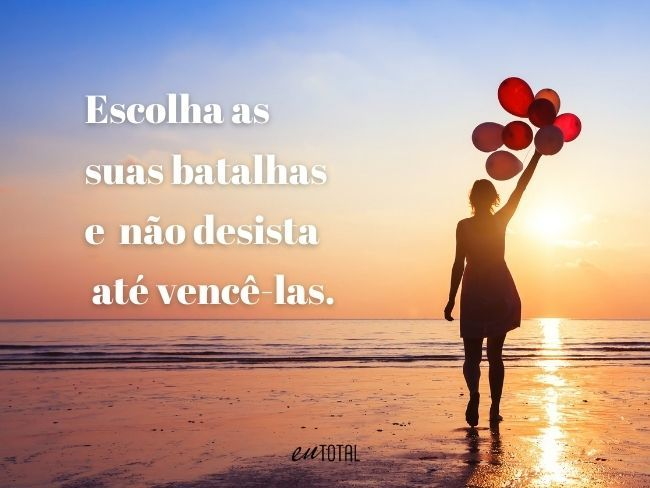
#> input picture ocr2.jpg, 650 x 488 px
$ jupyter execute --allow-errors OCR.ipynb   (shell and % lines are left out)
#> lines starting #> are read from the running program, lines starting #| are printed output that depends on the picture; after the words box and inside, x2 and y2 are one past the last pixel; in counts of white or black regions, pixels touching at a corner belong together
[cell 1]

import pytesseract
import cv2

[cell 2]
from skimage.io import imread  # pip install scikit-image
import numpy as np
import matplotlib.pyplot as plt

[cell 3]
pytesseract.pytesseract.tesseract_cmd = r"C:\Program Files\Tesseract-OCR\tesseract.exe"

###Exemplo da aula

[cell 4]
img=cv2.imread(r'C:\Users\054181631\Downloads\imagem_com_texto.jpeg',1)

#> (a cell that did not finish here is left out)

#> (a cell that did not finish here is left out)

###Usando arquivo webp com fundo claro

imagem original:

[cell 7]
img2 = cv2.imread('ocr1.webp')

#> (a cell that did not finish here is left out)

#> (a cell that did not finish here is left out)

a letra levemente estilizada da imagem parece ter causado problemas para a leitura do OCR

###Arquivo JPG com letra e fundo claro

imagem original:

[cell 10]
img3 = cv2.imread('ocr2.jpg')
#> img3 is the input picture: shape (488, 650, 3); mean B, G, R 151.4, 161.5, 190.4
#> (the rest of this cell did not finish here and is left out)

não parece ter sido possível ler nada da imagem acima. Talvez as letras brancas e fundo claro tenham impactado na capacidade do programa de reconhecer as letra

###Imagem com letras coloridas

imagem original:

[cell 11]
img4 = cv2.imread('ocr3.jpg')
#> (the rest of this cell did not finish here and is left out)

letras de diferentes cores não parecem ter efeito na capacidade de leitura, mas a partir da estilização e diferentes tamanhos de letra, o programa apresentou erros

###Arquivo avif com letras customizadas

imagem original:

[cell 12]
img5 = cv2.imread('ocr4.avif')
#texto_extraido5 = pytesseract.image_to_string(img5)

#> (the rest of this cell did not finish here and is left out)

[cell 13]
from PIL import Image
import pillow_avif

#> (a cell that did not finish here is left out)

[cell 15]
img5 = cv2.imread('ocr4.jpg')
#> (the rest of this cell did not finish here and is left out)

as letras muito estilizadas parecem ter sido um problema para o programa
além disso, recursos estilizados parecem ter sido identificados incorretamente como letras

###teste

[cell 16]
img6 = cv2.imread('ocr5.jpg')
#> (the rest of this cell did not finish here and is left out)

[cell 17]
img7 = cv2.imread('ocr6.jpg')
#> (the rest of this cell did not finish here and is left out)

[cell 18]
#OCR é bem dependente de contraste (ideal são fundos claros com letras pretas) e da resolução da imagem. Quando um desses fatores não é cumprido, a qualidade da identificação cai consderavelmente

###Tentativa de melhorar a identificação da imagem img3

[cell 19]
type(img3)

[cell 20]
img3.shape
#> Out = (488, 650, 3)

[cell 21]
def compare(
    original,
    filtered,
    title_filtered="Filtered",
    cmap_type="gray",
    axis=False,
    title_original="Original",
):
    fig, (ax1, ax2) = plt.subplots(ncols=2, figsize=(10, 8), sharex=True, sharey=True)

    ax1.imshow(original, cmap=cmap_type)
    ax1.set_title(title_original)

    ax2.imshow(filtered, cmap=cmap_type)
    ax2.set_title(title_filtered)

    if not axis:
        ax1.axis("off")
        ax2.axis("off")
    plt.subplots_adjust(top=1, bottom=0, right=1, left=0, hspace=0, wspace=0.01)
    plt.margins(0, 0)
    plt.show();

[cell 22]
def show(image: np.ndarray, title="Image", cmap_type="gray", axis=False):
    """
    A function to display np.ndarrays as images
    """
    plt.imshow(image, cmap=cmap_type)
    plt.title(title)
    if not axis:
        plt.axis("off")
    plt.margins(0, 0)
    plt.show();

[cell 23]
from skimage.color import rgb2gray

[cell 24]
gray_balloon_array = rgb2gray(img3)
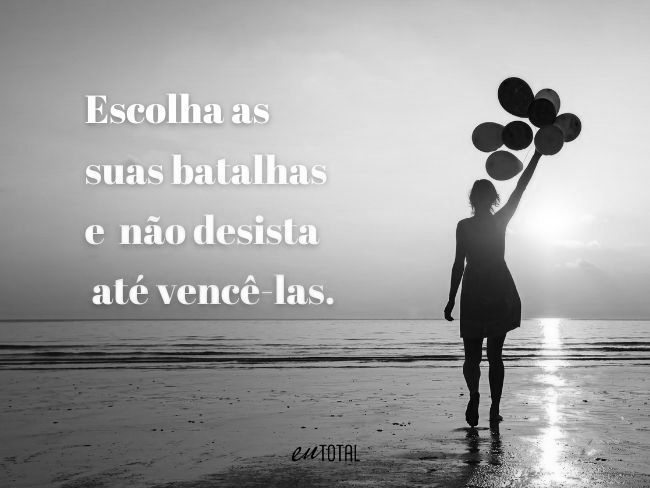
#> gray_balloon_array: shape (488, 650) float64; min 0.00311, max 1, mean 0.633

compare(img3, gray_balloon_array, "Grayscale Image")
#> in compare, `plt.show();`:
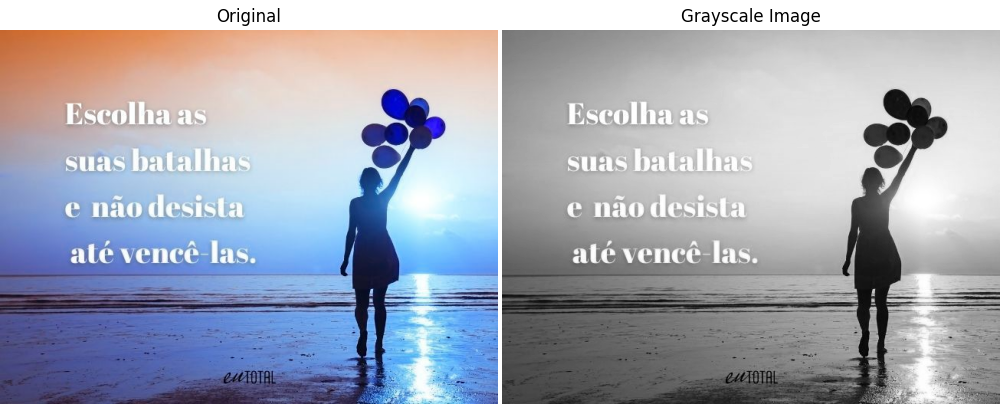
#> figure drawn by matplotlib, 2 panels; B, G, R data is drawn as R, G, B

[cell 25]
gray_balloon_array.dtype

[cell 26]
from skimage.filters import try_all_threshold

fig, ax = try_all_threshold(
    gray_balloon_array, figsize=(10, 8), verbose=False
  )
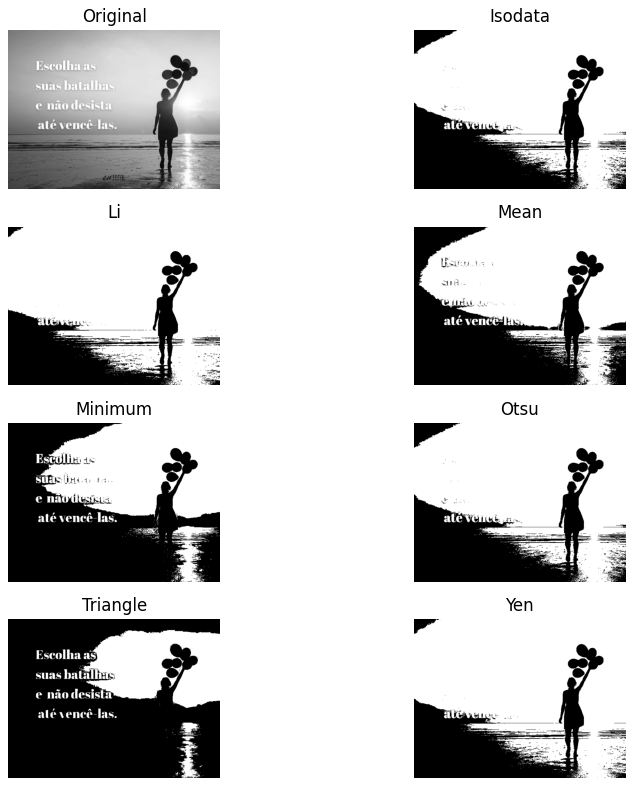
#> figure drawn by matplotlib, 8 panels

[cell 27]
from skimage.filters import threshold_local

local_thresh = threshold_local(gray_balloon_array, block_size=3, offset=0.00095)

binary_flower = gray_balloon_array > local_thresh
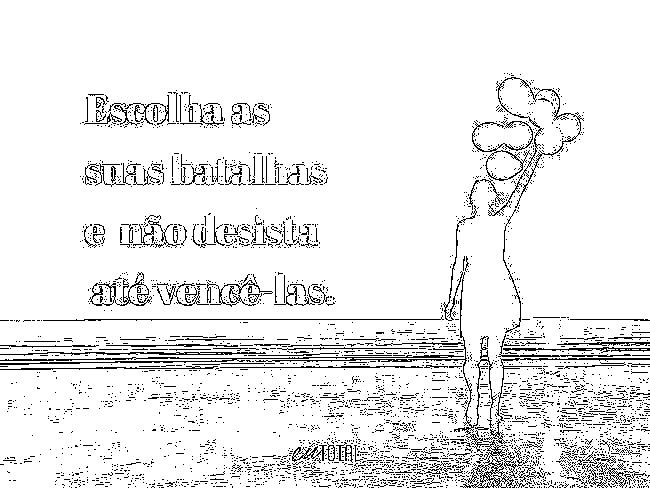
#> binary_flower: shape (488, 650) bool; 92.1% white; black in thin lines or dots, all inside (x1, y1, x2, y2) = (0, 73, 650, 488)

compare(gray_balloon_array, binary_flower, "Thresholded balloon image")

[cell 28]
show(binary_flower)

#> (a cell that did not finish here is left out)

ao tentar fazer a leitura usando o método de threshold local não houve grande melhora

abaixo vamos tentar utilizar o melhor método de threshold global que encontramos acima (triângulo) para ver o resultado que obteríamos

[cell 30]
from skimage.filters import threshold_triangle

[cell 31]
thre_tri = threshold_triangle(gray_balloon_array)
#> thre_tri = 0.819
binary_tri = gray_balloon_array > thre_tri
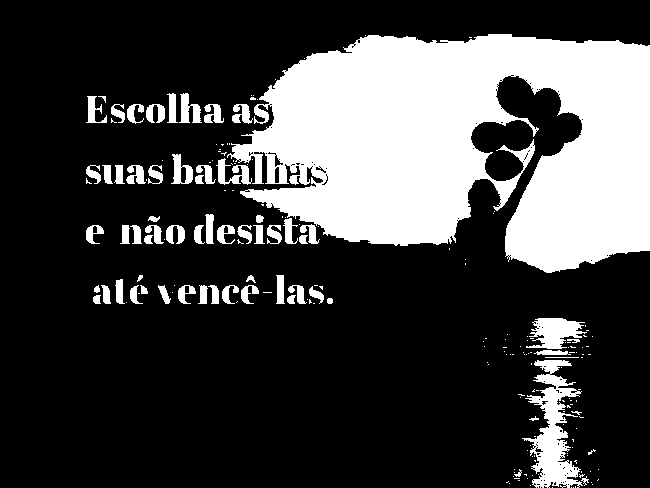
#> binary_tri: shape (488, 650) bool; 26% white; 203 white regions (140 under 20 px), largest, box (x1, y1, x2, y2) and area: (227, 34, 650, 273) 68761, (522, 360, 583, 488) 3429, (526, 318, 587, 349) 1118
